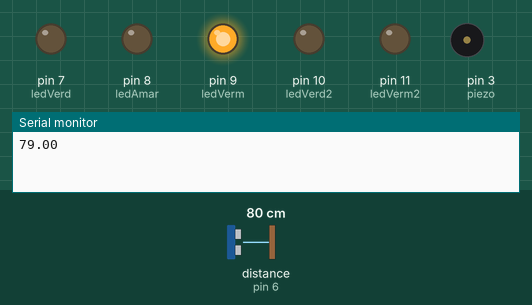
Recording of a sketch running on a simulated Arduino Uno, built with avr-gcc and run on an emulated ATmega328P. Shown: output pins drawn as LEDs (lit = HIGH), buzzer (waves = sounding), the last lines printed to the serial monitor. Wiring (inferred from the names in the program): ultrasonic range finder: trigger pin 6; echo pin 6. Dashed ring = blinking. The test bench sets the inputs (shaded band); at power-on: distance to the obstacle (sensor on pin 6) 80 cm. The echo pulse lasts 58.3 µs per cm.

Above: at 15.3 s.
15.4 s: distance to the obstacle (sensor on pin 6) set to 98 cm
At 18.1 s:
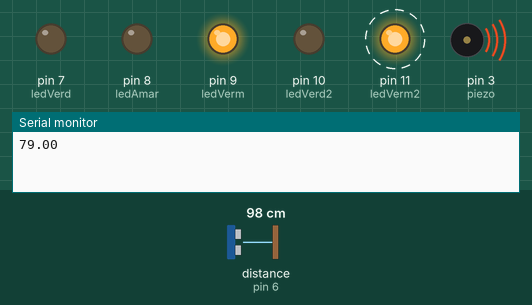
24.9 s: distance to the obstacle (sensor on pin 6) set to 103 cm
At 27.9 s:
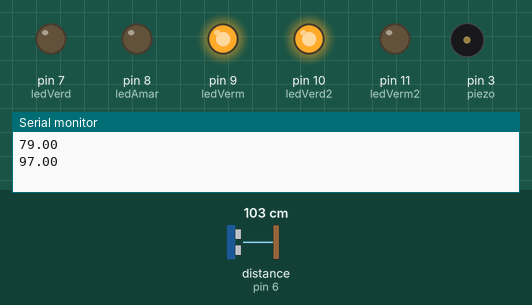
34.4 s: distance to the obstacle (sensor on pin 6) set to 2 cm
At 44.1 s:
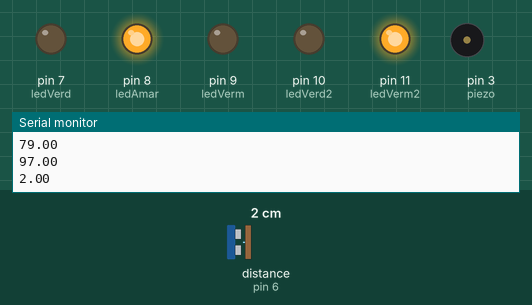
Timing chart, 0 to 47.3 s (numbered marks = the images above; inputs shaded):
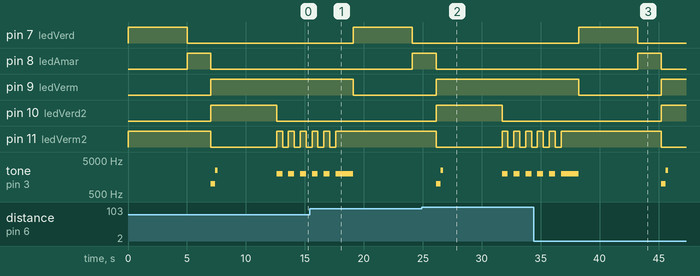

The sketch:

SmartSinal.ino
```cpp
int ledVerm = 9;
int ledAmar = 8;
int ledVerd = 7;
int ledVerm2 = 11;
int ledVerd2 = 10;
int UtSom = 6;
int piezo = 3;
float vDistancia;
float vUltimoMovimento;

void fMedirDistancia()
{
  pinMode(UtSom, OUTPUT);

  digitalWrite(UtSom, HIGH);
  delayMicroseconds(5);
  digitalWrite(UtSom, LOW);
  pinMode(UtSom, INPUT);
  vDistancia = pulseIn(UtSom, HIGH);

  //Converte o tempo em distância (cm)
  vDistancia = vDistancia / 2;
  vDistancia = round(vDistancia * 0.034029);
}
void fecharSinal(){
  	digitalWrite(ledVerd, LOW);
  	//
	digitalWrite(ledAmar, HIGH);
  	delay(2000);
  	digitalWrite(ledAmar, LOW);
  	digitalWrite(ledVerm2, LOW);
  	//
  	digitalWrite(ledVerm, HIGH);
  	digitalWrite(ledVerd2, HIGH);
  	// Toque piezo
  	tone(piezo, 1000);
  	delay(400);
  	tone(piezo, 2500);
  	delay(200);
  	noTone(piezo);
  	delay(5000);
  	digitalWrite(ledVerd2, LOW);
  	for(int i = 0; i < 5; i++){
  		digitalWrite(ledVerm2, HIGH);
  		tone(piezo, 2000);
      	delay(500);
      	digitalWrite(ledVerm2, LOW);
      	noTone(piezo);
      	delay(500);
  	}
  	digitalWrite(ledVerm2, HIGH);
  	tone(piezo, 2000);
  	delay(1500);
  	digitalWrite(ledVerm, LOW);
	noTone(piezo);
}

void setup()
{
  pinMode(ledVerm, OUTPUT);
  pinMode(ledAmar, OUTPUT);
  pinMode(ledVerd, OUTPUT);
  pinMode(ledVerm2, OUTPUT);
  pinMode(ledVerd2, OUTPUT);
  pinMode(piezo, OUTPUT);
  Serial.begin(9600);
}

void loop()
{
  	fMedirDistancia();
    Serial.println(vDistancia);
	digitalWrite(ledVerd, HIGH);
  	digitalWrite(ledVerm2, HIGH);
 	if (vDistancia < 100){
    	delay(4999);
      	fMedirDistancia();
      if (vDistancia < 100){
      	 fecharSinal();
      }
    }
}
```

Measured:
- the behaviour switches between 100 and 101 cm on distance to the obstacle (sensor on pin 6) (found by bisection; images 1 and 2)
- after the input at 34.4 s, pin 8 (ledAmar): LOW → HIGH after 8.8 s, → LOW 2.0 s later; pin 10 (ledVerd2): LOW → HIGH after 10.8 s
- by itself, tone on pin 3 (piezo): plays 2000 Hz for 0.50 s, 2000 Hz for 0.50 s, 2000 Hz for 1.5 s, 1000 Hz for 0.40 s, 2500 Hz for 0.20 s
